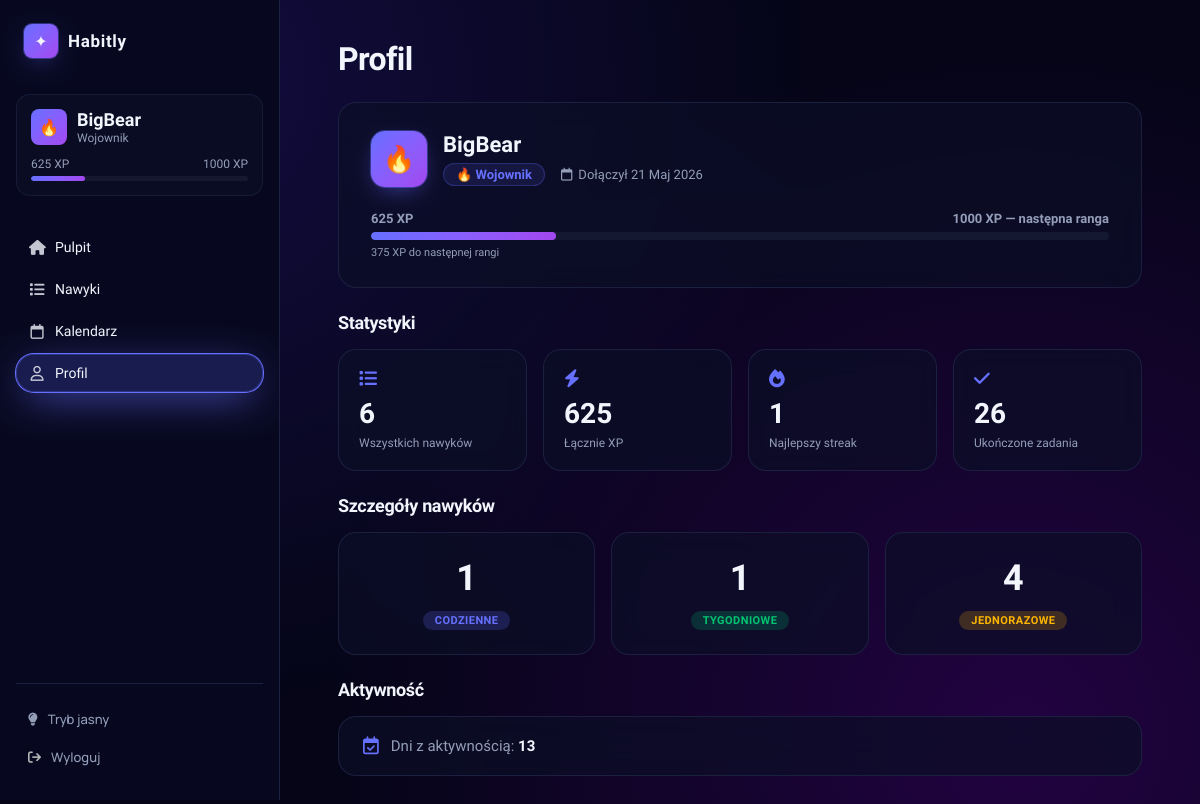
The app's page /profile/ (signed in), older data.
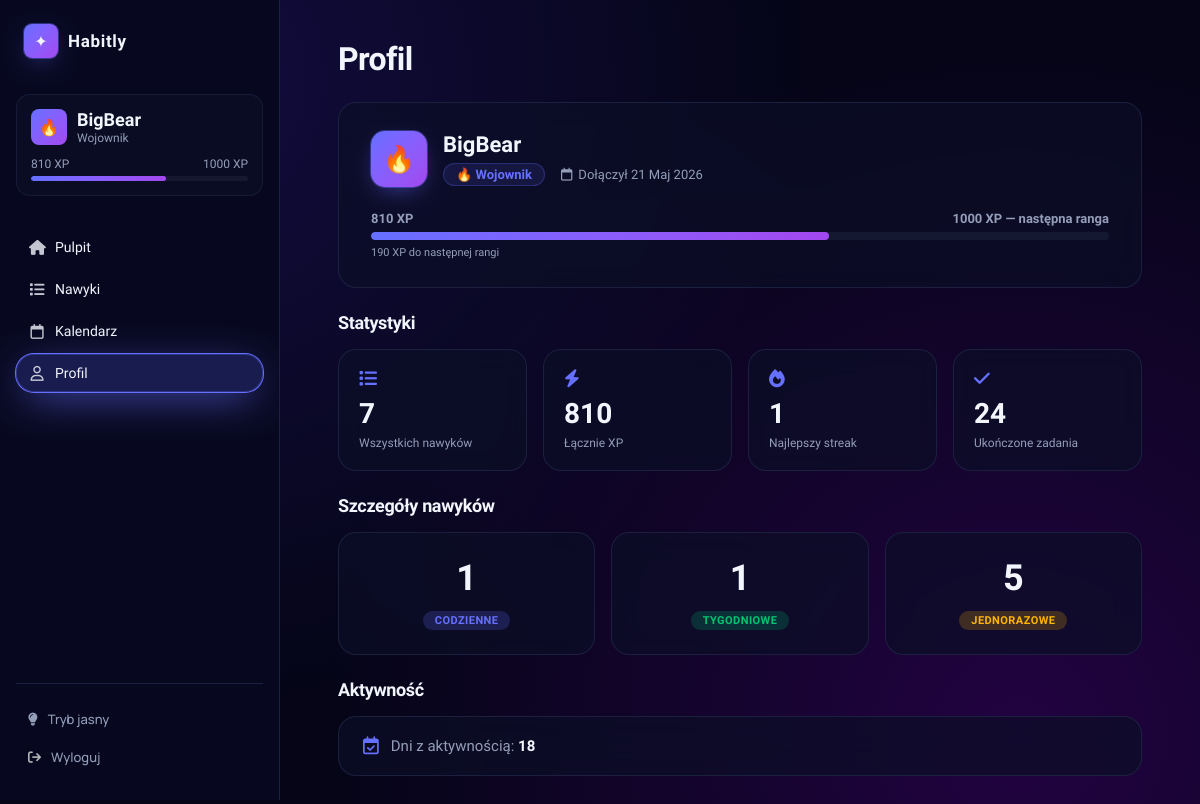
The same page, newer data.
### ToDo/models.py (models this page shows, shortened)
class UserProfile(models.Model):
    user = models.OneToOneField(User, on_delete=models.CASCADE, related_name='profile')
    xp = models.IntegerField(default=0)
    def rank(self):
        if self.xp >= 2000:
            return ('👑', 'Legenda')
        elif self.xp >= 1000:
            return ('💎', 'Mistrz')
        elif self.xp >= 500:
            return ('🔥', 'Wojownik')
        elif self.xp >= 200:
            return ('⚡', 'Adept')
        else:
            return ('🌱', 'Nowicjusz')
    def xp_to_next_rank(self):
        thresholds = [200, 500, 1000, 2000]
        for t in thresholds:
            if self.xp < t:
                return t - self.xp
        return 0
    def rank_progress_percent(self):
        levels = [0, 200, 500, 1000, 2000]
        for i in range(len(levels) - 1):
            if self.xp < levels[i + 1]:
                current = self.xp - levels[i]
                total = levels[i + 1] - levels[i]
                return int((current / total) * 100)
        return 100

### ToDo/views.py (the view)
# urls.py: path('profile/', views.profile_view, name='profile'),
@login_required(login_url='auth')
def profile_view(request):
    profile, _ = UserProfile.objects.get_or_create(user=request.user)
    longest_streak_task = Task.objects.filter(
        user=request.user, task_type=Task.TASK_DAILY
    ).order_by('-streak').first()
    daily_count  = Task.objects.filter(user=request.user, task_type=Task.TASK_DAILY).count()
    weekly_count = Task.objects.filter(user=request.user, task_type=Task.TASK_WEEKLY).count()
    once_count   = Task.objects.filter(user=request.user, task_type=Task.TASK_ONCE).count()
    total_all    = daily_count + weekly_count + once_count
    total_tasks = TaskLog.objects.filter(
        task__user=request.user, completed=True
    ).count()
    active_days = TaskLog.objects.filter(
        task__user=request.user, completed=True
    ).values('date').distinct().count()
    context = {
        'profile': profile,
        'rank_icon': profile.rank()[0],
        'rank_name': profile.rank()[1],
        'progress': profile.rank_progress_percent(),
        'xp_to_next': profile.xp_to_next_rank(),
        'total_tasks': total_tasks,
        'longest_streak': longest_streak_task.streak if longest_streak_task else 0,
        'daily_count': daily_count,
        'weekly_count': weekly_count,
        'once_count': once_count,
        'total_all': total_all,
        'active_days': active_days,
    }
    return render(request, 'ToDo/profile.html', context)

### ToDo/templates/ToDo/profile.html (shortened to what this page needs)
{% extends 'ToDo/base.html' %}
{% load static %}
{% block extra_css %}
<link rel="stylesheet" href="{% static 'css/profile.css' %}">
{% endblock %}
{% block content %}
<main class="profile-main">
    <h1 class="profile-page-title">Profil</h1>
    <div class="profile-header glass">
        <div class="profile-header__left">
            <div class="profile-avatar">{{ rank_icon }}</div>
            <div>
                <div class="profile-username">{{ request.user.username }}</div>
                <div class="profile-meta">
                    <span class="profile-meta__rank">{{ rank_icon }} {{ rank_name }}</span>
                    <span class="profile-meta__joined">
                        <i class="fa-regular fa-calendar"></i>
                        Dołączył {{ request.user.date_joined|date:"j F Y" }}
                    </span>
                </div>
            </div>
        </div>
        <div class="profile-xp-section">
            <div class="profile-xp-labels">
                <span>{{ profile.xp }} XP</span>
                <span>{{ profile.xp|add:xp_to_next }} XP — następna ranga</span>
            </div>
            <div class="profile-xp-track">
                <div class="profile-xp-fill" style="width: {{ progress }}%"></div>
            </div>
            <span class="profile-xp-hint">{{ xp_to_next }} XP do następnej rangi</span>
        </div>
    </div>
    <h2 class="profile-section-title">Statystyki</h2>
    <div class="profile-stats">
        <div class="profile-stat-card glass">
            <i class="fa-solid fa-list"></i>
            <div class="profile-stat-card__value">{{ total_all }}</div>
            <div class="profile-stat-card__label">Wszystkich nawyków</div>
        </div>
        <div class="profile-stat-card glass">
            <i class="fa-solid fa-bolt"></i>
            <div class="profile-stat-card__value">{{ profile.xp }}</div>
            <div class="profile-stat-card__label">Łącznie XP</div>
        </div>
        <div class="profile-stat-card glass">
            <i class="fa-solid fa-fire"></i>
            <div class="profile-stat-card__value">{{ longest_streak }}</div>
            <div class="profile-stat-card__label">Najlepszy streak</div>
        </div>
        <div class="profile-stat-card glass">
            <i class="fa-solid fa-check"></i>
            <div class="profile-stat-card__value">{{ total_tasks }}</div>
            <div class="profile-stat-card__label">Ukończone zadania</div>
        </div>
    </div>
    <h2 class="profile-section-title">Szczegóły nawyków</h2>
    <div class="profile-habit-types">
        <div class="profile-type-card glass">
            <div class="profile-type-card__value">{{ daily_count }}</div>
            <span class="badge badge--daily">Codzienne</span>
        </div>
        <div class="profile-type-card glass">
            <div class="profile-type-card__value">{{ weekly_count }}</div>
            <span class="badge badge--weekly">Tygodniowe</span>
        </div>
        <div class="profile-type-card glass">
            <div class="profile-type-card__value">{{ once_count }}</div>
            <span class="badge badge--once">Jednorazowe</span>
        </div>
    </div>
    <h2 class="profile-section-title">Aktywność</h2>
    <div class="profile-activity glass">
        <i class="fa-regular fa-calendar-check"></i>
        <span>Dni z aktywnością: <strong>{{ active_days }}</strong></span>
    </div>
</main>
{% endblock %}

### ToDo/templates/ToDo/base.html (shortened to what this page needs)
<!DOCTYPE html>
<html lang="pl">
{% load static %}
<head>
    <link rel="stylesheet" href="{% static 'css/main.css' %}">
    {% block extra_css %}{% endblock %}
</head>
<body>
<div class="app">
    <aside class="sidebar">
        <div class="sidebar__logo">
            <div class="sidebar__logo-icon">✦</div>
            <span class="sidebar__logo-name">Habitly</span>
        </div>
        <div class="user-card">
          <div class="user-card__top">
            <div class="user-card__avatar">{{ rank_icon }}</div>
            <div>
              <div class="user-card__name">{{ request.user.username }}</div>
              <div class="user-card__level">{{ rank_name }}</div>
            </div>
          </div>
          <div class="xp-bar-labels">
            <span>{{ profile.xp }} XP</span>
            <span>{{ profile.xp|add:xp_to_next }} XP</span>
          </div>
          <div class="xp-bar-track">
            <div class="xp-bar-fill" style="width: {{ progress }}%"></div>
          </div>
        </div>
        <nav class="sidebar-nav ">
            <a href="{% url 'home' %}"
               class="sidebar-link {% if request.resolver_match.url_name == 'home' %}active{% endif %}">
                <i class="fa-solid fa-house"></i>Pulpit
            </a>
            <a href="{% url 'habbits' %}"
               class="sidebar-link {% if request.resolver_match.url_name == 'habbits' %}active{% endif %}">
                <i class="fa-solid fa-list"></i>Nawyki
            </a>
            <a href="{% url 'calendar' %}"
               class="sidebar-link {% if request.resolver_match.url_name == 'calendar' %}active{% endif %}">
                <i class="fa-regular fa-calendar"></i>Kalendarz
            </a>
            <a href="{% url 'profile' %}"
               class="sidebar-link {% if request.resolver_match.url_name == 'profile' %}active{% endif %}">
                <i class="fa-regular fa-user"></i>Profil
            </a>
        </nav>
        <div class="sidebar-footer">
            <button id="theme-toggle" class="sidebar-logout" onclick="toggleTheme()">
                <i class="fa-solid fa-lightbulb"></i>Tryb jasny
            </button>
            <form method="POST" action="{% url 'logout' %}">
            <button type="submit" class="sidebar-logout">
                <i class="fa-solid fa-arrow-right-from-bracket" style="color: rgb(181, 181, 181);"></i>Wyloguj
            </button>
        </form>
        </div>
    </aside>
    {% block content %}
    {% endblock %}
</div>
</body>
</html>

Row changes from the older to the newer data that the page shows:
changed UserProfile: xp "625" → "810"
Text that changed along with them:
{{ progress }}: 25 → 62 (drawn)
{{ xp_to_next }}: "375" → "190"
{{ total_all }}: "6" → "7"
{{ total_tasks }}: "26" → "24"
{{ once_count }}: "4" → "5"
{{ active_days }}: "13" → "18"
